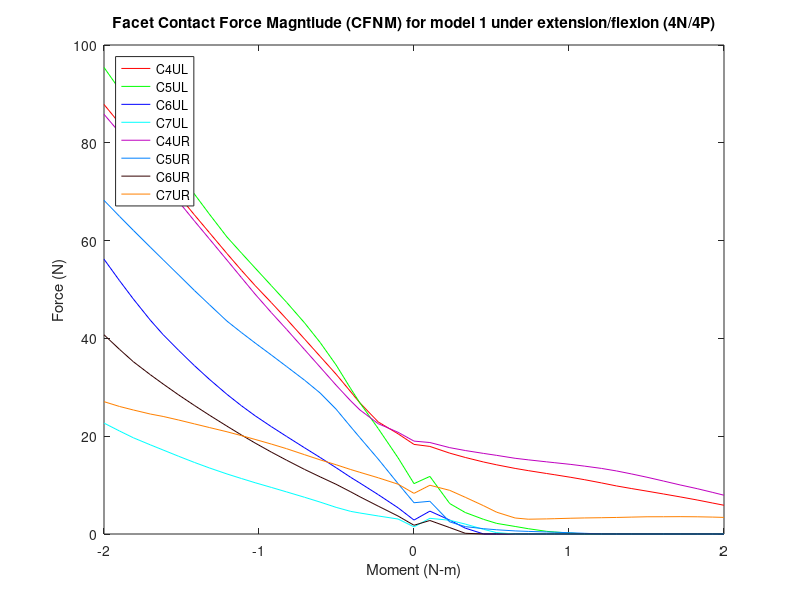

This figure's MATLAB source:
%% Facet contact force magnitude (N)
% model1_SlideSlide_tether/4P & 4N

clear all;
%% 4P
figure (4)

c4ulxp=[2 2.05126 2.11533 2.16533 2.2247 2.26689 2.32627 2.36846 2.42783 2.4542 2.50615 2.55076 2.60453 2.65273 2.70062 2.75176 2.80444 2.85837 2.91342 2.96196 3 ]-2;
c4ulyp=[18.3241 17.9081 16.5349 15.6526 14.7195 14.1434 13.413 12.9621 12.3718 12.1153 11.5875 11.099 10.4504 9.83472 9.30455 8.76315 8.19024 7.59225 6.95763 6.35014 5.87771 ];

c4urxp=[2 2.05126 2.11533 2.16533 2.2247 2.26689 2.32627 2.36846 2.42783 2.4542 2.50615 2.55076 2.60453 2.65273 2.70062 2.75176 2.80444 2.85837 2.91342 2.96196 3 ]-2;
c4uryp=[18.9974 18.7072 17.6583 17.072 16.4779 16.0807 15.4831 15.1685 14.7565 14.5787 14.2293 13.8756 13.4154 12.9027 12.298 11.6054 10.8368 10.036 9.27264 8.52976 7.9305 ];

c5ulxp=[2 2.05126 2.11533 2.16533 2.2247 2.26689 2.32627 2.36846 2.42783 2.4542 2.50615 2.55076 2.60453 2.65273 2.70062 2.75176 2.80444 2.85837 2.91342 2.96196 3 ]-2;
c5ulyp=[10.3024 11.7757 6.22551 4.39576 2.99004 2.16772 1.54194 1.08612 0.545026 0.405734 0.178726 0.00419194 0.00382383 0.00364544 0.00348325 0.00331628 0.00315528 0.00299553 0.00283567 0.00270102 0.00259678 ];

c5urxp=[2 2.05126 2.11533 2.16533 2.2247 2.26689 2.32627 2.36846 2.42783 2.4542 2.50615 2.55076 2.60453 2.65273 2.70062 2.75176 2.80444 2.85837 2.91342 2.96196 3 ]-2;
c5uryp=[6.39597 6.6914 2.47598 1.50884 1.08378 0.866928 0.632984 0.531474 0.419502 0.368064 0.252871 0.142033 0.0198578 0.00501719 0.00434118 0.00417757 0.00406285 0.00394738 0.00382576 0.0037171 0.00363139 ];

c6ulxp=[2 2.05126 2.11533 2.16533 2.2247 2.26689 2.32627 2.36846 2.42783 2.4542 2.50615 2.55076 2.60453 2.65273 2.70062 2.75176 2.80444 2.85837 2.91342 2.96196 3 ]-2;
c6ulyp=[2.85077 4.67683 2.84363 1.19914 0.00631361 0.00535411 0.00518303 0.00515862 0.00514716 0.00514061 0.00510716 0.0050738 0.00501049 0.00493362 0.00486158 0.00478817 0.00470961 0.00462201 0.00452587 0.00443319 0.00435659 ];

c6urxp=[2 2.05126 2.11533 2.16533 2.2247 2.26689 2.32627 2.36846 2.42783 2.4542 2.50615 2.55076 2.60453 2.65273 2.70062 2.75176 2.80444 2.85837 2.91342 2.96196 3 ]-2;
c6uryp=[1.789 2.76234 1.30794 0.147483 0.00427621 0.00413854 0.00394577 0.00391303 0.00386193 0.00382825 0.00376163 0.00369267 0.0036057 0.00352876 0.0034435 0.0033486 0.00324161 0.00313146 0.00301358 0.00290822 0.00282289 ];

c7ulxp=[2 2.05126 2.11533 2.16533 2.2247 2.26689 2.32627 2.36846 2.42783 2.4542 2.50615 2.55076 2.60453 2.65273 2.70062 2.75176 2.80444 2.85837 2.91342 2.96196 3 ]-2;
c7ulyp=[1.45881 3.20787 2.81129 2.03195 0.948641 0.271075 0.00552415 0.00539211 0.00541816 0.00544182 0.00553992 0.00565305 0.00578849 0.00589571 0.0059864 0.0060662 0.00613733 0.00619754 0.00638761 0.00655254 0.0376275 ];


c7urxp=[2 2.05126 2.11533 2.16533 2.2247 2.26689 2.32627 2.36846 2.42783 2.4542 2.50615 2.55076 2.60453 2.65273 2.70062 2.75176 2.80444 2.85837 2.91342 2.96196 3 ]-2;
c7uryp=[8.31381 9.97077 8.92545 7.51171 5.77487 4.453 3.2728 3.026 3.09012 3.13275 3.22629 3.28482 3.33161 3.38389 3.45522 3.52305 3.52867 3.54718 3.52084 3.46158 3.39443 ];

%% 4N
c4ulxn=-1*[2 2.05126 2.11533 2.17471 2.20404 2.25121 2.30289 2.35286 2.41117 2.46025 2.51267 2.5564 2.60334 2.66048 2.70822 2.759 2.80923 2.85061 2.90524 2.95003 3 ]+2;
c4ulyn=[18.3241 20.4848 22.9159 26.8203 29.0788 32.673 36.3271 39.8597 43.9603 47.3241 50.8174 53.9046 57.3542 61.6611 65.2538 69.176 72.9766 76.1635 80.4621 83.9727 87.8456];

c4urxn=-1*[2 2.05126 2.11533 2.17471 2.20404 2.25121 2.30289 2.35286 2.41117 2.46025 2.51267 2.5564 2.60334 2.66048 2.70822 2.759 2.80923 2.85061 2.90524 2.95003 3]+2;
c4uryn=[18.9974 20.7946 22.5572 25.3843 27.2125 30.4279 34.1297 37.6983 41.8605 45.2792 49.0593 52.4095 56.012 60.3778 64.0027 67.9584 71.8368 74.8914 78.8094 82.0974 85.8341 ];

c5ulxn=-1*[2 2.05126 2.11533 2.17471 2.20404 2.25121 2.30289 2.35286 2.41117 2.46025 2.51267 2.5564 2.60334 2.66048 2.70822 2.759 2.80923 2.85061 2.90524 2.95003 3]+2;
c5ulyn=[10.3024 15.5693 21.5561 26.8351 29.7156 34.5595 39.1779 43.163 47.3953 50.7924 54.4081 57.4391 60.7406 65.4503 69.5043 73.8716 78.214 81.8451 86.7605 90.9149 95.4158 ];

c5urxn=-1*[2 2.05126 2.11533 2.17471 2.20404 2.25121 2.30289 2.35286 2.41117 2.46025 2.51267 2.5564 2.60334 2.66048 2.70822 2.759 2.80923 2.85061 2.90524 2.95003 3]+2;
c5uryn=[6.39597 10.2924 15.3149 19.7184 21.9174 25.519 28.8412 31.446 34.2569 36.6075 39.0719 41.1855 43.535 46.9328 49.7938 52.9679 56.0807 58.6598 62.0929 64.9626 68.236];

c6ulxn=-1*[2 2.05126 2.11533 2.17471 2.20404 2.25121 2.30289 2.35286 2.41117 2.46025 2.51267 2.5564 2.60334 2.66048 2.70822 2.759 2.80923 2.85061 2.90524 2.95003 3]+2;
c6ulyn=[2.85077 5.3546 8.04833 10.432 11.5816 13.5544 15.6497 17.6232 19.9589 21.9583 24.1857 26.2154 28.5589 31.6612 34.4246 37.5466 40.7649 43.7316 48.0498 51.8195 56.2005];

c6urxn=-1*[2 2.05126 2.11533 2.17471 2.20404 2.25121 2.30289 2.35286 2.41117 2.46025 2.51267 2.5564 2.60334 2.66048 2.70822 2.759 2.80923 2.85061 2.90524 2.95003 3]+2;
c6uryn=[1.789 3.66696 5.69575 7.6173 8.61662 10.1643 11.69 13.2 15.0993 16.7518 18.6067 20.2387 22.0558 24.3198 26.2822 28.4322 30.6739 32.5787 35.2259 37.765 40.7415];

c7ulxn=-1*[2 2.05126 2.11533 2.17471 2.20404 2.25121 2.30289 2.35286 2.41117 2.46025 2.51267 2.5564 2.60334 2.66048 2.70822 2.759 2.80923 2.85061 2.90524 2.95003 3]+2;
c7ulyn=[1.45881 3.06213 3.68679 4.29658 4.62429 5.44763 6.52841 7.50836 8.61254 9.52728 10.4898 11.3416 12.278 13.5214 14.634 15.8894 17.178 18.2365 19.6758 21.0673 22.6811];

c7urxn=-1*[2 2.05126 2.11533 2.17471 2.20404 2.25121 2.30289 2.35286 2.41117 2.46025 2.51267 2.5564 2.60334 2.66048 2.70822 2.759 2.80923 2.85061 2.90524 2.95003 3]+2;
c7uryn=[8.31381 10.1839 11.4957 12.6185 13.1812 14.1611 15.1675 16.2149 17.4489 18.3934 19.3435 20.1142 20.9064 21.7806 22.5184 23.3057 24.0386 24.5362 25.3594 26.0817 27.0639];

%% left

c4xl=2*[flip(c4ulxn(2:21)),c4ulxp];
c4yl=[flip(c4ulyn(2:21)),c4ulyp];
a=plot(c4xl,c4yl,'r');
hold on

c5xl=2*[flip(c5ulxn(2:21)),c5ulxp];
c5yl=[flip(c5ulyn(2:21)),c5ulyp];
b=plot(c5xl,c5yl,'g');
hold on

c6xl=2*[flip(c6ulxn(2:21)),c6ulxp];
c6yl=[flip(c6ulyn(2:21)),c6ulyp];
c=plot(c6xl,c6yl,'b');
hold on

c7xl=2*[flip(c7ulxn(2:21)),c7ulxp];
c7yl=[flip(c7ulyn(2:21)),c7ulyp];
d=plot(c7xl,c7yl,'c');
hold on
%% Right

c4xr=2*[flip(c4urxn(2:21)),c4urxp];
c4yr=[flip(c4uryn(2:21)),c4uryp];
e=plot(c4xr,c4yr,'color',[0.75, 0, 0.75]);
hold on

c5xr=2*[flip(c5urxn(2:21)),c5urxp];
c5yr=[flip(c5uryn(2:21)),c5uryp];
f=plot(c5xr,c5yr,'color',[0 0.5 1]);
hold on

c6xr=2*[flip(c6urxn(2:21)),c6urxp];
c6yr=[flip(c6uryn(2:21)),c6uryp];
g=plot(c6xr,c6yr,'color',[0.2 0 0]);
hold on

c7xr=2*[flip(c7urxn(2:21)),c7urxp];
c7yr=[flip(c7uryn(2:21)),c7uryp];
h=plot(c7xr,c7yr,'color',[1 .5 0]);

leg=[a,b,c,d,e,f,g,h];
title('Facet Contact Force Magntiude (CFNM) for model 1 under extension/flexion (4N/4P)')
xlabel('Moment (N-m)')
ylabel('Force (N)')
legend(leg,'C4UL','C5UL','C6UL','C7UL','C4UR','C5UR','C6UR','C7UR','location','northwest')